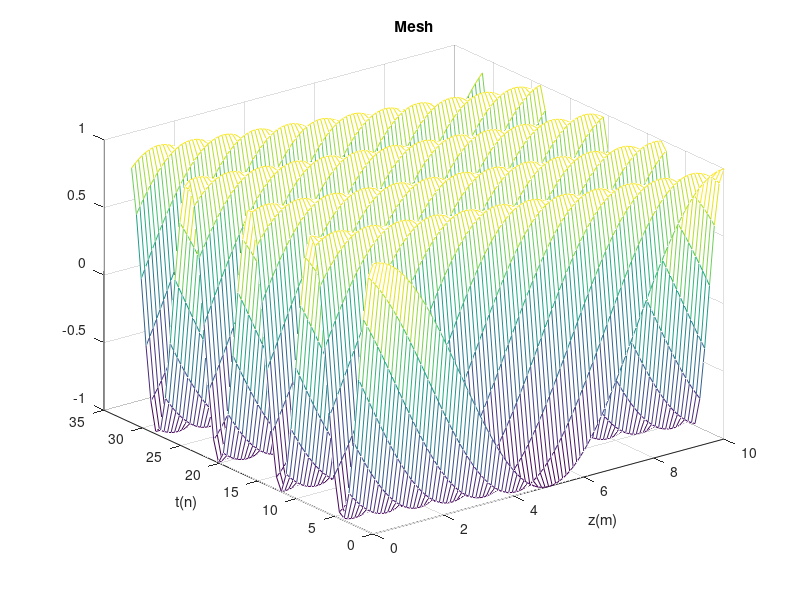
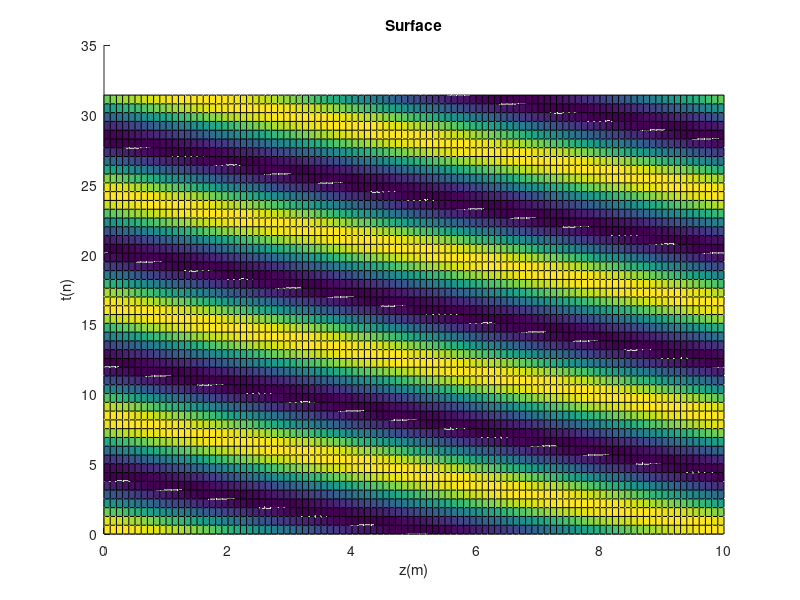
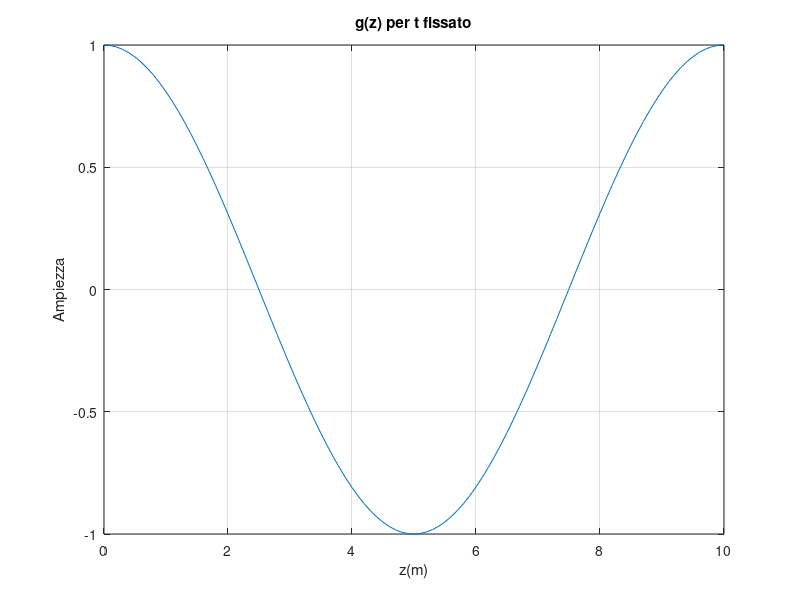
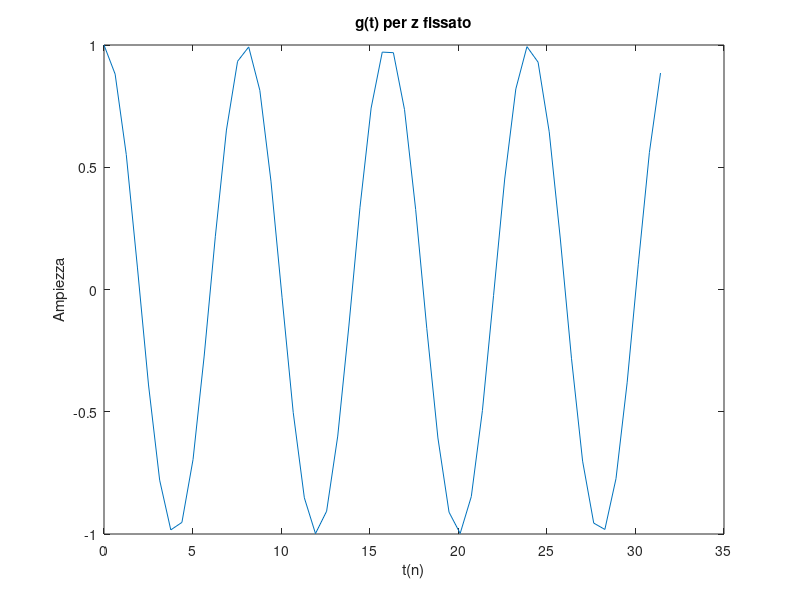

The MATLAB script that drew these images, in order:
%plottiamo ora la funzione u in cui varia sia il tempo che lo spazio

f=3e7;
c=3e8; 

t= 0:pi/5:10*pi;
z= 0:0.1:10;

omega=2*pi*f;
eps0= 8.854e-12;
mu0= 4*pi*1e-7;
vp= 1/sqrt(eps0*mu0);
lambda= vp/f;
k= 2*pi/lambda; %pulsazione spaziale
A=1;

g=ones(length(t),length(z));
for m=1:length(t)
    for n=1:length(z)
        g(m,n)= A*cos(omega*t(m)-k*z(n));
    end
end

%MESH
figure(1)
mesh(z,t,g);
xlabel('z(m)');
ylabel('t(n)');
title('Mesh');

%SURFACE
figure(2)
surface(z,t,g);
xlabel('z(m)');
ylabel('t(n)');
title('Surface');


figure(3)
plot(z,g(1,:));
grid on;
%hold on;
title('g(z) per t fissato');
xlabel('z(m)');
ylabel('Ampiezza');

figure(4)
plot(t,A*cos(omega.*t));           %g(1,:)
title('g(t) per z fissato');
xlabel('t(n)');
ylabel('Ampiezza');

